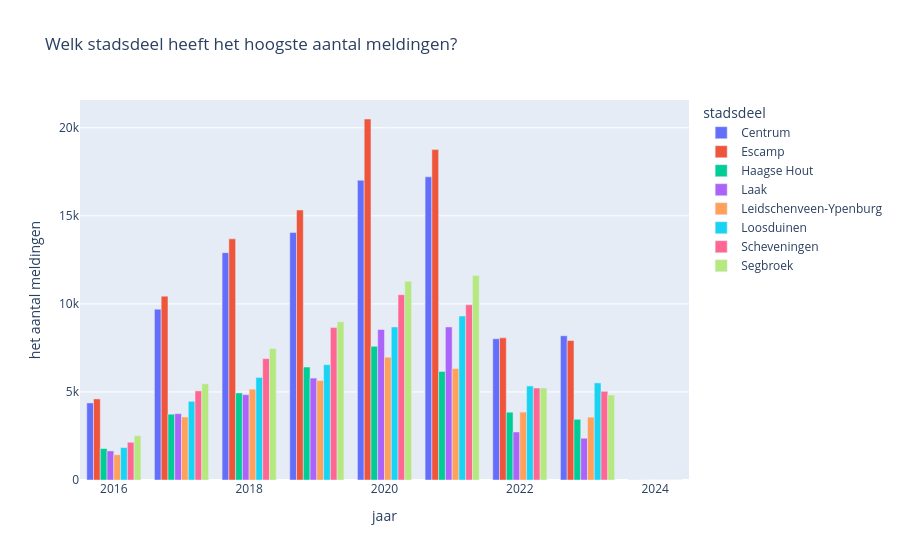

Notebook cell for this chart:
### Code cell
fig = px.bar(
    counts_deel,
    x="jaar",
    y="het aantal meldingen",
    color="stadsdeel",
    title="Welk stadsdeel heeft het hoogste aantal meldingen?",  barmode="group",                          
 
    hover_data=counts_deel.columns  
)

fig.show()

### Figure 1 — Plotly figure (JSON) as saved in the notebook; plotly's stock layout.template omitted (floating-point values rounded to 4 significant figures)
{"data": [{"alignmentgroup": "True", "customdata": [["Centrum"], ["Centrum"], ["Centrum"], ["Centrum"], ["Centrum"], ["Centrum"], ["Centrum"], ["Centrum"], ["Centrum"]], "hovertemplate": "stadsdeel=%{customdata[0]}<br>jaar=%{x}<br>het aantal meldingen=%{y}<extra></extra>", "legendgroup": "Centrum", "marker": {"color": "#636efa", "pattern": {"shape": ""}}, "name": "Centrum", "offsetgroup": "Centrum", "orientation": "v", "showlegend": true, "textposition": "auto", "type": "bar", "x": [2016, 2017, 2018, 2019, 2020, 2021, 2022, 2023, 2024], "xaxis": "x", "y": [4375, 9702, 12909, 14048, 17017, 17211, 8019, 8191, 8], "yaxis": "y"}, {"alignmentgroup": "True", "customdata": [["Escamp"], ["Escamp"], ["Escamp"], ["Escamp"], ["Escamp"], ["Escamp"], ["Escamp"], ["Escamp"], ["Escamp"]], "hovertemplate": "stadsdeel=%{customdata[0]}<br>jaar=%{x}<br>het aantal meldingen=%{y}<extra></extra>", "legendgroup": "Escamp", "marker": {"color": "#EF553B", "pattern": {"shape": ""}}, "name": "Escamp", "offsetgroup": "Escamp", "orientation": "v", "showlegend": true, "textposition": "auto", "type": "bar", "x": [2016, 2017, 2018, 2019, 2020, 2021, 2022, 2023, 2024], "xaxis": "x", "y": [4603, 10439, 13691, 15330, 20497, 18761, 8071, 7918, 6], "yaxis": "y"}, {"alignmentgroup": "True", "customdata": [["Haagse Hout"], ["Haagse Hout"], ["Haagse Hout"], ["Haagse Hout"], ["Haagse Hout"], ["Haagse Hout"], ["Haagse Hout"], ["Haagse Hout"], ["Haagse Hout"]], "hovertemplate": "stadsdeel=%{customdata[0]}<br>jaar=%{x}<br>het aantal meldingen=%{y}<extra></extra>", "legendgroup": "Haagse Hout", "marker": {"color": "#00cc96", "pattern": {"shape": ""}}, "name": "Haagse Hout", "offsetgroup": "Haagse Hout", "orientation": "v", "showlegend": true, "textposition": "auto", "type": "bar", "x": [2016, 2017, 2018, 2019, 2020, 2021, 2022, 2023, 2024], "xaxis": "x", "y": [1786, 3736, 4942, 6415, 7589, 6163, 3849, 3447, 6], "yaxis": "y"}, {"alignmentgroup": "True", "customdata": [["Laak"], ["Laak"], ["Laak"], ["Laak"], ["Laak"], ["Laak"], ["Laak"], ["Laak"], ["Laak"]], "hovertemplate": "stadsdeel=%{customdata[0]}<br>jaar=%{x}<br>het aantal meldingen=%{y}<extra></extra>", "legendgroup": "Laak", "marker": {"color": "#ab63fa", "pattern": {"shape": ""}}, "name": "Laak", "offsetgroup": "Laak", "orientation": "v", "showlegend": true, "textposition": "auto", "type": "bar", "x": [2016, 2017, 2018, 2019, 2020, 2021, 2022, 2023, 2024], "xaxis": "x", "y": [1652, 3768, 4844, 5787, 8545, 8693, 2727, 2372, 3], "yaxis": "y"}, {"alignmentgroup": "True", "customdata": [["Leidschenveen-Ypenburg"], ["Leidschenveen-Ypenburg"], ["Leidschenveen-Ypenburg"], ["Leidschenveen-Ypenburg"], ["Leidschenveen-Ypenburg"], ["Leidschenveen-Ypenburg"], ["Leidschenveen-Ypenburg"], ["Leidschenveen-Ypenburg"], ["Leidschenveen-Ypenburg"]], "hovertemplate": "stadsdeel=%{customdata[0]}<br>jaar=%{x}<br>het aantal meldingen=%{y}<extra></extra>", "legendgroup": "Leidschenveen-Ypenburg", "marker": {"color": "#FFA15A", "pattern": {"shape": ""}}, "name": "Leidschenveen-Ypenburg", "offsetgroup": "Leidschenveen-Ypenburg", "orientation": "v", "showlegend": true, "textposition": "auto", "type": "bar", "x": [2016, 2017, 2018, 2019, 2020, 2021, 2022, 2023, 2024], "xaxis": "x", "y": [1434, 3577, 5159, 5647, 6972, 6329, 3855, 3568, 6], "yaxis": "y"}, {"alignmentgroup": "True", "customdata": [["Loosduinen"], ["Loosduinen"], ["Loosduinen"], ["Loosduinen"], ["Loosduinen"], ["Loosduinen"], ["Loosduinen"], ["Loosduinen"], ["Loosduinen"]], "hovertemplate": "stadsdeel=%{customdata[0]}<br>jaar=%{x}<br>het aantal meldingen=%{y}<extra></extra>", "legendgroup": "Loosduinen", "marker": {"color": "#19d3f3", "pattern": {"shape": ""}}, "name": "Loosduinen", "offsetgroup": "Loosduinen", "orientation": "v", "showlegend": true, "textposition": "auto", "type": "bar", "x": [2016, 2017, 2018, 2019, 2020, 2021, 2022, 2023, 2024], "xaxis": "x", "y": [1841, 4465, 5822, 6549, 8689, 9310, 5340, 5513, 6], "yaxis": "y"}, {"alignmentgroup": "True", "customdata": [["Scheveningen"], ["Scheveningen"], ["Scheveningen"], ["Scheveningen"], ["Scheveningen"], ["Scheveningen"], ["Scheveningen"], ["Scheveningen"], ["Scheveningen"]], "hovertemplate": "stadsdeel=%{customdata[0]}<br>jaar=%{x}<br>het aantal meldingen=%{y}<extra></extra>", "legendgroup": "Scheveningen", "marker": {"color": "#FF6692", "pattern": {"shape": ""}}, "name": "Scheveningen", "offsetgroup": "Scheveningen", "orientation": "v", "showlegend": true, "textposition": "auto", "type": "bar", "x": [2016, 2017, 2018, 2019, 2020, 2021, 2022, 2023, 2024], "xaxis": "x", "y": [2142, 5058, 6892, 8652, 10523, 9947, 5224, 5035, 4], "yaxis": "y"}, {"alignmentgroup": "True", "customdata": [["Segbroek"], ["Segbroek"], ["Segbroek"], ["Segbroek"], ["Segbroek"], ["Segbroek"], ["Segbroek"], ["Segbroek"], ["Segbroek"]], "hovertemplate": "stadsdeel=%{customdata[0]}<br>jaar=%{x}<br>het aantal meldingen=%{y}<extra></extra>", "legendgroup": "Segbroek", "marker": {"color": "#B6E880", "pattern": {"shape": ""}}, "name": "Segbroek", "offsetgroup": "Segbroek", "orientation": "v", "showlegend": true, "textposition": "auto", "type": "bar", "x": [2016, 2017, 2018, 2019, 2020, 2021, 2022, 2023, 2024], "xaxis": "x", "y": [2518, 5464, 7473, 8984, 11286, 11614, 5229, 4826, 11], "yaxis": "y"}], "layout": {"barmode": "group", "legend": {"title": {"text": "stadsdeel"}, "tracegroupgap": 0}, "title": {"text": "Welk stadsdeel heeft het hoogste aantal meldingen?"}, "xaxis": {"anchor": "y", "domain": [0, 1], "title": {"text": "jaar"}}, "yaxis": {"anchor": "x", "domain": [0, 1], "title": {"text": "het aantal meldingen"}}}}
